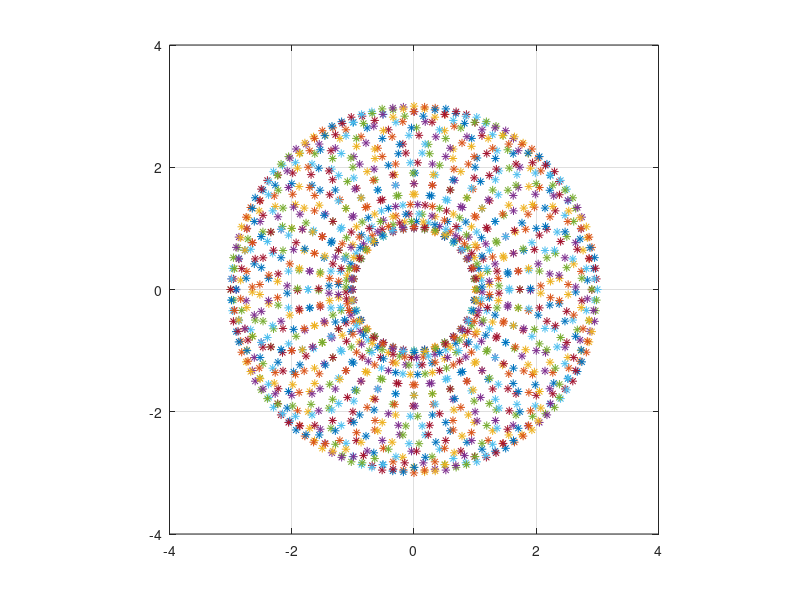

Reproduce this figure in MATLAB.
% finding workspace using joint constraints

clc
clear
close all

%% initial conditions
L1=1;
L2=1;
L3=1;

%% joint constraints
for theta1 = -180:10:180
    for theta2 = 0:10:0
        for theta3 = -180:10:180     
     
            % end-effector location
            P3 = [L1*cosd(theta1)+L2*cosd(theta1+theta2)+L3*cosd(theta1+theta2+theta3),...
            L2*sind(theta1)+L2*sind(theta1+theta2)+L3*sind(theta1+theta2+theta3)];
            
            % plotting all possible points with joint constraints
            plot(P3(1,1),P3(1,2), '*')
            axis([-4,4,-4,4]);
            axis square
            grid on;
            hold on
        end
    end
end

